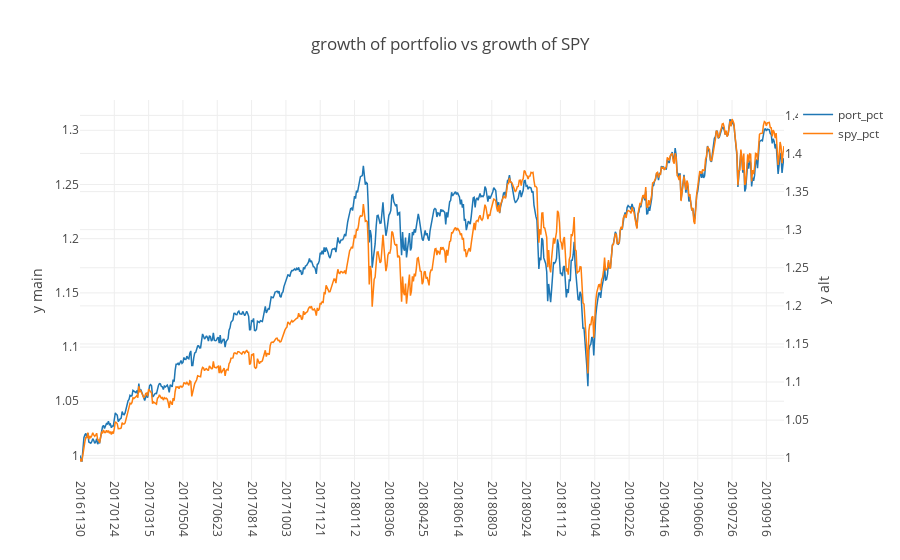

The notebook cell saved with this chart:
### Markdown cell above
### Plot portfolio value vs SPY value over whole time period

### Code cell
df_to_plot = df_compare[['trade_date','port_pct','spy_pct']].copy()
t = 'growth of portfolio vs growth of SPY'
iplot(pu.plotly_pandas(df_to_plot,x_column='trade_date',use_secondary_yaxis=True,plot_title=t))

### Figure 1 — Plotly figure (JSON) as saved in the notebook; plotly's stock layout.template omitted (floating-point values rounded to 4 significant figures; data arrays with more than 128 entries replaced by an {"elided": "..."} marker saying what was removed)
{"data": [{"line": {"color": "rgba (31, 119, 180, 1)", "dash": "solid", "width": 1.5}, "mode": "lines", "name": "port_pct", "type": "scatter", "uid": "81d67ba4-ec23-11e9-bd7c-8c859025e7f9", "x": {"elided": "719 int values"}, "xaxis": "x", "y": {"elided": "719 float values"}, "yaxis": "y"}, {"line": {"color": "rgba (255, 127, 14, 1)", "dash": "solid", "width": 1.5}, "mode": "lines", "name": "spy_pct", "type": "scatter", "uid": "81d67d48-ec23-11e9-9be6-8c859025e7f9", "x": {"elided": "719 int values"}, "xaxis": "x", "y": {"elided": "719 float values"}, "yaxis": "y2"}], "layout": {"title": "growth of portfolio vs growth of SPY", "xaxis": {"tickangle": 90, "ticktext": [20161130, 20170124, 20170315, 20170504, 20170623, 20170814, 20171003, 20171121, 20180112, 20180306, 20180425, 20180614, 20180803, 20180924, 20181112, 20190104, 20190226, 20190416, 20190606, 20190726, 20190916], "tickvals": [20161130, 20170124, 20170315, 20170504, 20170623, 20170814, 20171003, 20171121, 20180112, 20180306, 20180425, 20180614, 20180803, 20180924, 20181112, 20190104, 20190226, 20190416, 20190606, 20190726, 20190916], "type": "category"}, "xaxis2": {"tickangle": 90, "ticktext": [20161130, 20170124, 20170315, 20170504, 20170623, 20170814, 20171003, 20171121, 20180112, 20180306, 20180425, 20180614, 20180803, 20180924, 20181112, 20190104, 20190226, 20190416, 20190606, 20190726, 20190916], "tickvals": [20161130, 20170124, 20170315, 20170504, 20170623, 20170814, 20171003, 20171121, 20180112, 20180306, 20180425, 20180614, 20180803, 20180924, 20181112, 20190104, 20190226, 20190416, 20190606, 20190726, 20190916], "type": "category"}, "yaxis": {"title": "y main"}, "yaxis2": {"overlaying": "y", "side": "right", "title": "y alt"}}}
